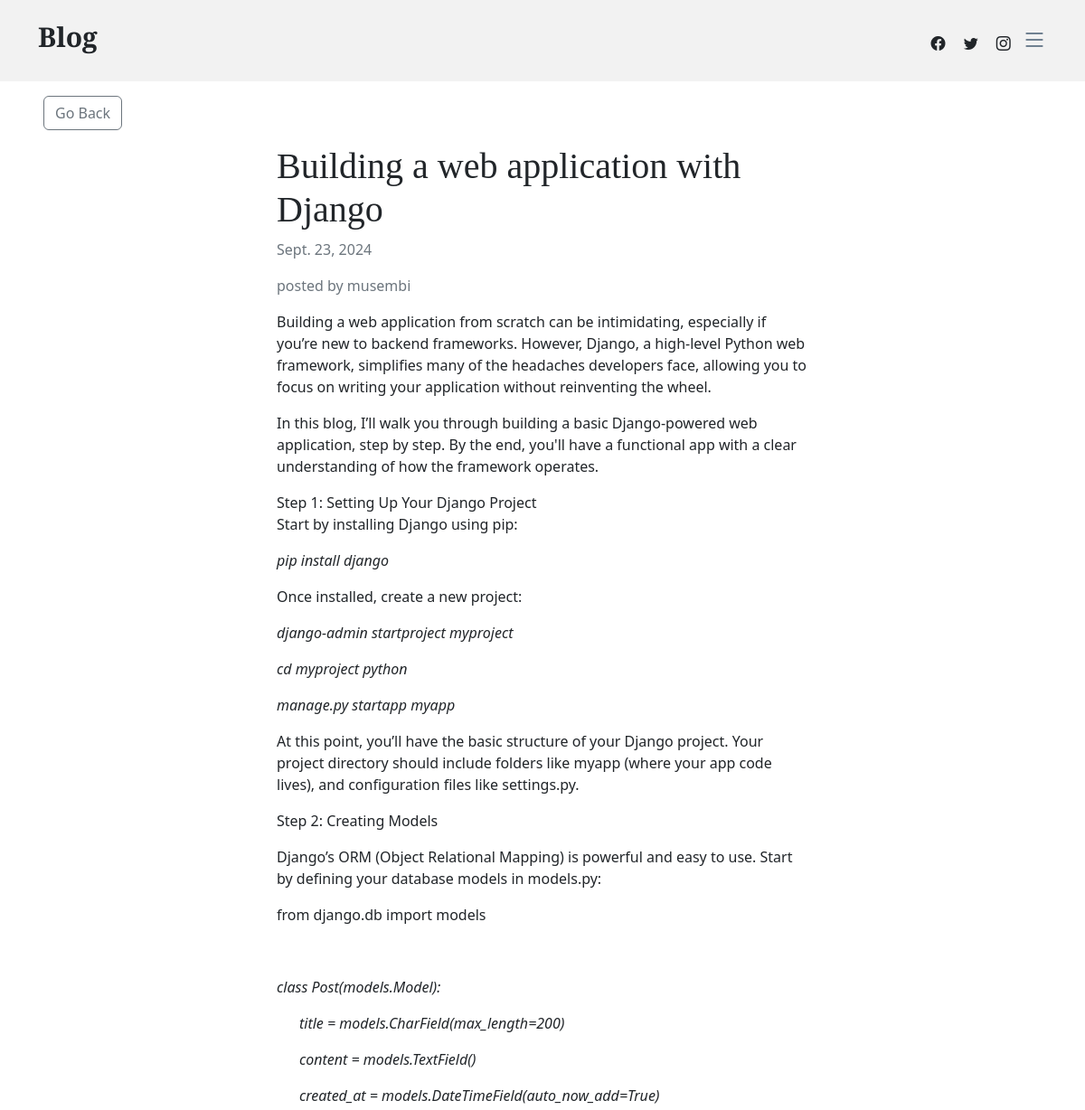
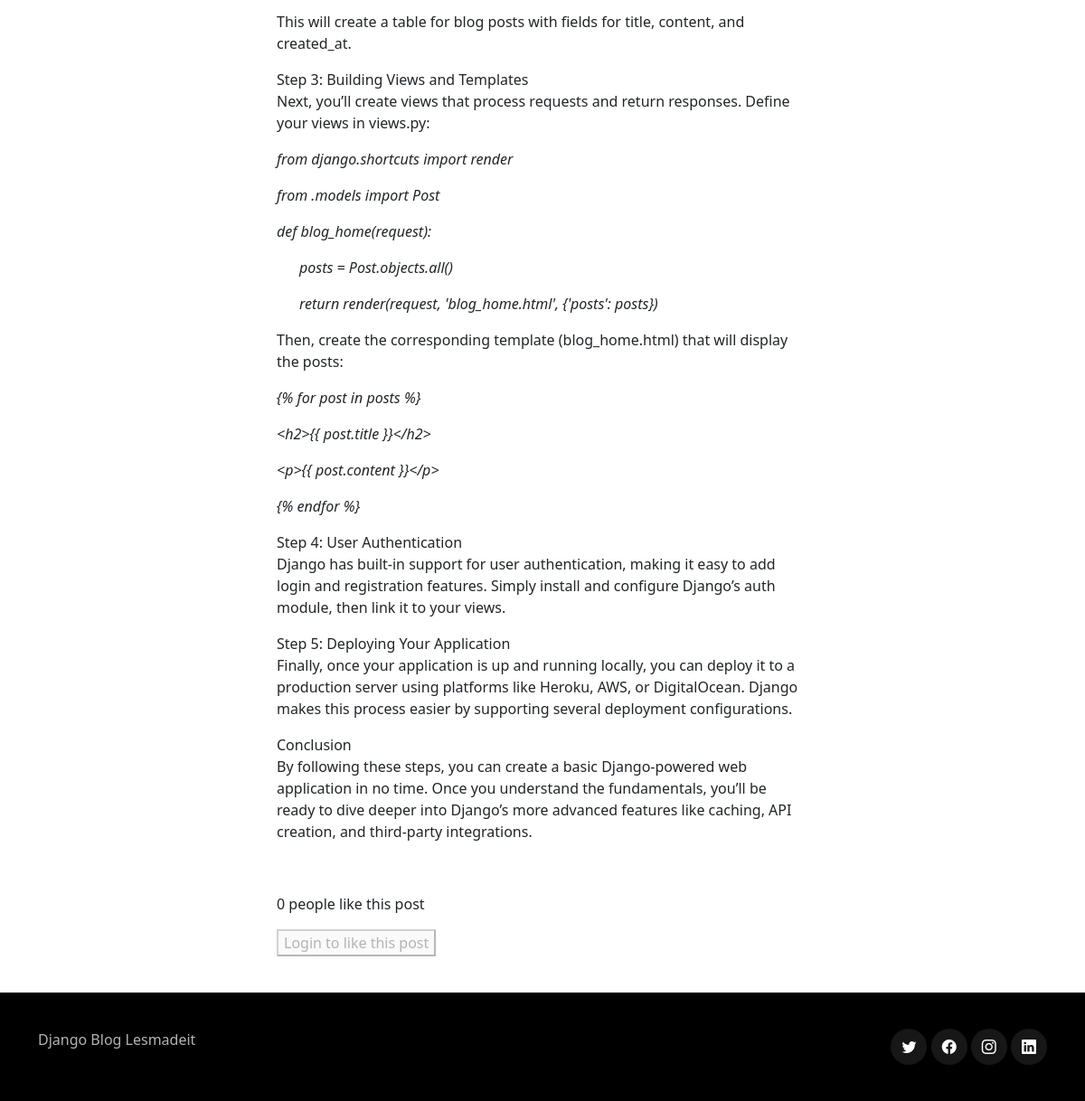
Page /9/ on the committed database (2 pictures, top to bottom).
### blogapp/models.py (models this page shows)
class Article(models.Model):
    title = models.CharField(max_length=255)
    content = HTMLField()
    date = models.DateField(auto_now_add=True)
    author = models.ForeignKey(User, on_delete=models.CASCADE)
    featured = models.BooleanField(default=False)
    likes = models.ManyToManyField(User, related_name='likes', blank=True)

### blogapp/views.py (the view)
# urls.py: path('<int:pk>/', DetailArticleView.as_view(), name='detail_article'),
class DetailArticleView(DetailView):
    model = Article
    template_name = 'blogapp/blog_post.html'
    def get_context_data(self, *args, **kwargs):
        context = super(DetailArticleView, self).get_context_data(*args, **kwargs)
        context['liked_by_user'] = False
        article = Article.objects.get(id=self.kwargs.get('pk'))
        if article.likes.filter(pk=self.request.user.id).exists():
            context['liked_by_user'] = True
        return context

### blogapp/templates/blogapp/blog_post.html (shortened to what this page needs)
{% extends 'blogapp/base.html' %}
{% load static %}
{% block content %}
<div class="row">
    <div class="col-md-4 col-12 mx-md-5 mx-2 mt-md-3 my-3">
        <a class="btn btn-outline-secondary" href="{% url 'index' %}">Go Back</a>
    </div>
</div>
<div class="row">
    <div class="col-md-6 col-11 mx-md-auto mb-3 pb-2 mx-3">
        <h1>{{ object.title }}</h1>
        <p class="text-muted">{{ object.date }}</p>
        <p class="text-muted"> posted by {{object.author.username}} </p>
        <div>
            {{ object.content|safe }}
        </div>
    </div>
</div>
<div class="row my-3">
    <div class="col-md-6 col-12 mx-md-auto mx-3">
        {% if object.likes.count == 1 %}
            <p>{{ object.likes.count }} person likes this post</p>
        {% else %}
            <p>{{ object.likes.count }} people like this post</p>
        {% endif %}
        {% if request.user.is_authenticated %}
            {% if liked_by_user %}
                <form method="POST" action="{% url 'like_article' object.id %}">
                    {% csrf_token %}
                    <button class="btn btn-outline-primary" ><ion-icon name="heart-dislike-outline"></ion-icon>Unlike this post</button>
                </form>
            {% else %}
                <form method="POST" action="{% url 'like_article' object.id %}">
                    {% csrf_token %}
                    <button class="btn btn-outline-primary" ><ion-icon name="heart-outline"></ion-icon>
                        Like this post</button>
                </form>
            {% endif %}
        {% else %}
            <button class="btm btn-outline-primary" disabled>Login to like this post</button>
        {% endif %}
    </div>
</div>
{% endblock content %}

### blogapp/static/blogapp/css/variables.css (style rules this page uses)
:root { --font-default: 'EB Garamond', system-ui, -apple-system, "Segoe UI", Roboto, "Helvetica Neue", Arial, "Noto Sans", "Liberation Sans", sans-serif, "Apple Color Emoji", "Segoe UI Emoji", "Segoe UI Symbol", "Noto Color Emoji"; --font-primary: 'EB Garamond', serif; --font-secondary: 'Inter', sans-serif; --color-default: #212529; --color-default-rgb: 33, 37, 41; --color-links: #212529; --color-links-hover: #15171a; --color-primary: #212529; --color-primary-light: #26282c; --color-primary-dark: #0b0c0e; --color-primary-rgb: 33, 37, 41; --color-primary-light-rgb: 38, 40, 44; --color-primary-dark-rgb: 11, 12, 14; --color-secondary: #596d80; --color-secondary-light: #8498aa; --color-secondary-dark: #404f5c; --color-secondary-rgb: 89, 109, 128; --color-secondary-light-rgb: 132, 152, 170; --color-secondary-dark-rgb: 64, 79, 92; --color-blue: #0d6efd; --color-blue-rgb: 13, 110, 253; --color-indigo: #6610f2; --color-indigo-rgb: 102, 16, 242; --color-purple: #6f42c1; --color-purple-rgb: 111, 66, 193; --color-pink: #f3268c; --color-pink-rgb: 243, 38, 140; --color-red: #df1529; --color-red-rgb: 223, 21, 4; --color-orange: #fd7e14; --color-orange-rgb: 253, 126, 20; --color-yellow: #ffc107; --color-yellow-rgb: 255, 193, 7; --color-green: #059652; --color-green-rgb: 5, 150, 82; --color-teal: #20c997; --color-teal-rgb: 32, 201, 151; --color-cyan: #0dcaf0; --color-cyan-rgb: 13, 202, 240; --color-white: #ffffff; --color-white-rgb: 255, 255, 255; --color-gray: #6c757d; --color-gray-rgb: 108, 117, 125; --color-black: #000000; --color-black-rgb: 0, 0, 0; }
:root { --bs-blue: var(--color-blue); --bs-indigo: var(--color-indigo); --bs-purple: var(--color-purple); --bs-pink: var(--color-pink); --bs-red: var(--color-red); --bs-orange: var(--color-orange); --bs-yellow: var(--color-yellow); --bs-green: var(--color-green); --bs-teal: var(--color-teal); --bs-cyan: var(--color-cyan); --bs-white: var(--color-white); --bs-gray: var(--color-gray); --bs-gray-dark: #343a40; --bs-gray-100: #f8f9fa; --bs-gray-200: #e9ecef; --bs-gray-300: #dee2e6; --bs-gray-400: #ced4da; --bs-gray-500: #adb5bd; --bs-gray-600: #6c757d; --bs-gray-700: #495057; --bs-gray-800: #343a40; --bs-gray-900: #212529; --bs-primary: var(--color-blue); --bs-secondary: var(--color-blue); --bs-success: #198754; --bs-info: #0dcaf0; --bs-warning: #ffc107; --bs-danger: #dc3545; --bs-light: #f8f9fa; --bs-dark: #212529; --bs-primary-rgb: var(--color-primary-rgb); --bs-secondary-rgb: var(--color-secondary-rgb); --bs-success-rgb: 25, 135, 84; --bs-info-rgb: 13, 202, 240; --bs-warning-rgb: 255, 193, 7; --bs-danger-rgb: 220, 53, 69; --bs-light-rgb: 248, 249, 250; --bs-dark-rgb: 33, 37, 41; --bs-white-rgb: var(--color-white-rgb); --bs-black-rgb: var(--color-black-rgb); --bs-body-color-rgb: var(--color-default-rgb); --bs-body-bg-rgb: 255, 255, 255; --bs-font-sans-serif: var(--font-default); --bs-font-monospace: SFMono-Regular, Menlo, Monaco, Consolas, "Liberation Mono", "Courier New", monospace; --bs-gradient: linear-gradient(180deg, rgba(255, 255, 255, 0.15), rgba(255, 255, 255, 0)); --bs-body-font-family: var(--font-default); --bs-body-font-size: 1rem; --bs-body-font-weight: 400; --bs-body-line-height: 1.5; --bs-body-color: var(--color-default); --bs-body-bg: #fff; }

### blogapp/static/blogapp/css/main.css (style rules this page uses)
:root { scroll-behavior: smooth; }
body { color: rgba(var(--color-primary-rgb), 1); }
a { color: var(--color-links); text-decoration: none; }
h1, h2, h3, h4, h5, h6 { font-family: var(--font-primary); }

### rows in the picture
Article: title "Building a web application with Django", date "Sept. 23, 2024", author.username "musembi", content "Building a web application from scratch can be intimidating, especially if you’re new to backend frameworks. However, Django, a high-level Python web framework, simplifies many of the headaches developers face, allowing you to focus on writing your application without reinventing the wheel. In this blog, I’ll walk you through building a basic Django-powered web application, step by step. By the end, you'll have a functional app with a clear understanding of how the framework operates. Step 1: Setting Up Your Django Project Start by installing Django using pip: pip install django Once installed, create a new project: django-admin startproject myproject cd myproject python manage.py startapp…", likes.count "0"
